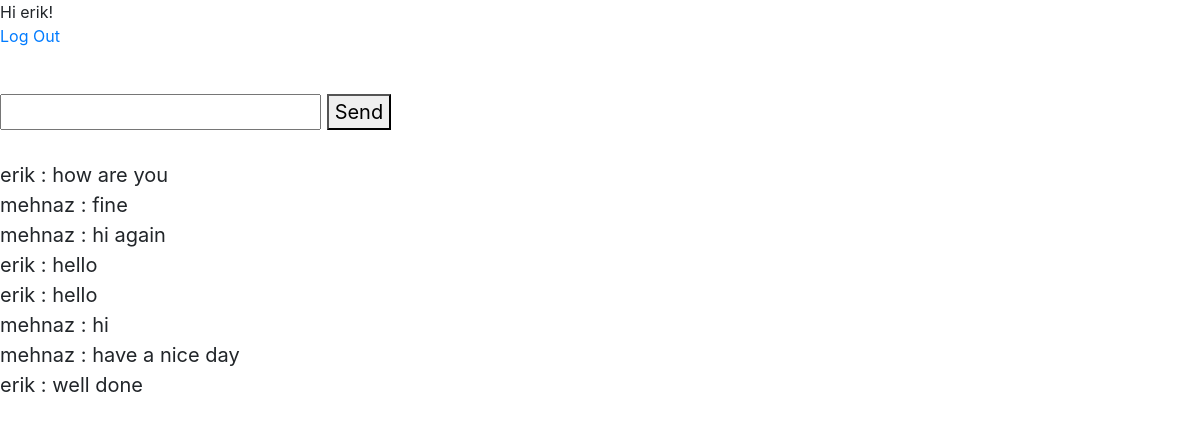
/room/chat_2/ (signed in), run on the app's committed database.
### chatapp/models.py (models this page shows, shortened)
class Message(models.Model):
    content = models.TextField()
    user = models.ForeignKey(User,on_delete=models.CASCADE)
    room = models.ForeignKey(Room,on_delete=models.CASCADE)

### chatapp/views.py (the view)
# urls.py: path('room/<str:slug>/', views.room, name="room"),
def room(request, slug):
    room = Room.objects.get(slug=slug)
    messages = Message.objects.filter(room=room)
    context = {'room':room, 'messages':messages}
    return render(request, 'room.html', context)

### templates/room.html (shortened to what this page needs)
{% extends "base.html" %}
{% block content %}
{% if user.is_authenticated %}
  Hi {{ user.username }}!
  <p><a href="{% url 'logout' %}">Log Out</a></p>
  <div class="chat__item__container" id="id_chat_item_container" style="font-size: 20px">
    <br />
    <input type="text" id="id_message_send_input" />
    <button type="submit" id="id_message_send_button">Send</button>
    <br />
    <br />
    {% for message in messages %}
    {{message.user.username}} : {{message.content}}<br />
    {% endfor %}
</div>
{% else %}
  <p>You are not logged in</p>
  <a href="{% url 'login' %}">Log In</a>
{% endif %}
{% endblock %}

### data on the page
Message: user.username "erik", content "how are you"
Message: user.username "mehnaz", content "fine"
Message: user.username "mehnaz", content "hi again"
Message: user.username "erik", content "hello"
Message: user.username "erik", content "hello"
Message: user.username "mehnaz", content "hi"
Message: user.username "mehnaz", content "have a nice day"
Message: user.username "erik", content "well done"

### other printed values
{{ user.username }} "erik"
